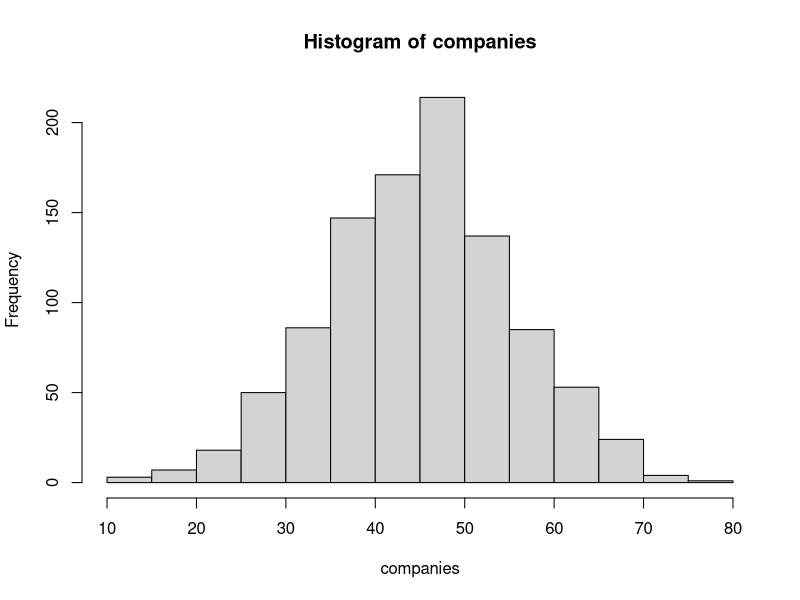
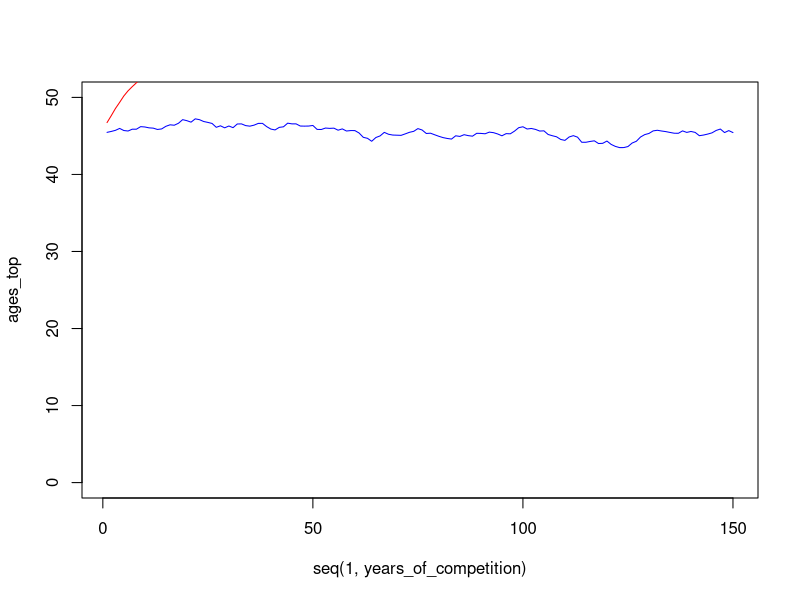
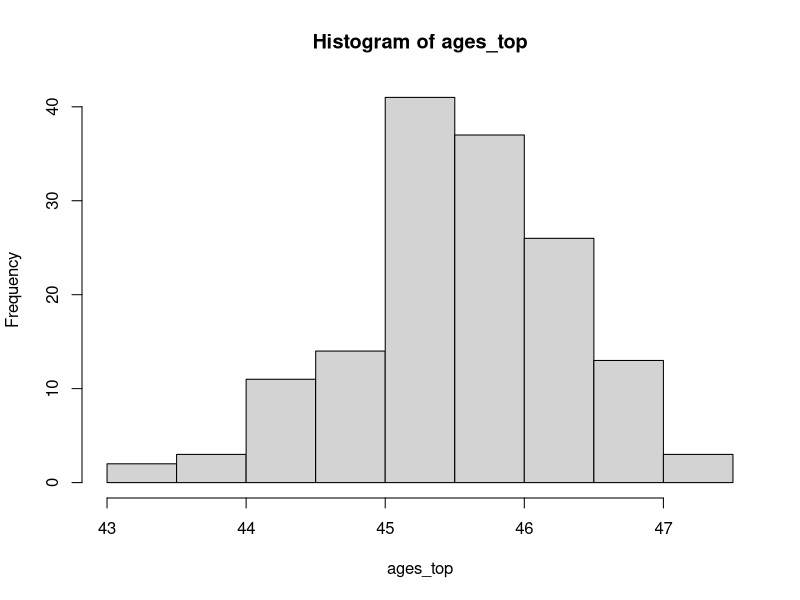
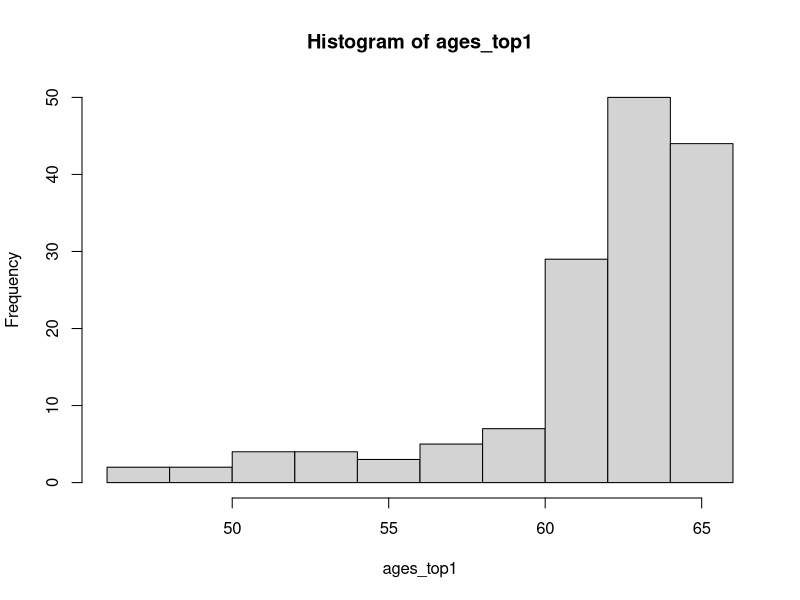

These figures' R source, in order:
## ---- chunk 1
# setup the environment
setwd = "~/Projects/CompanyAgeSimulation"
set.seed = 1024

# set starting parameters
starting_average_age = 45
starting_standard_deviation_age = 10
number_of_companies = 1000

# set simulation parameters
product_substitution_rate = .03
age_of_disruptor = 12
years_of_competition = 150


# create companies
companies <- round(rnorm(number_of_companies,
                   mean=starting_average_age,
                   sd=starting_standard_deviation_age
                   ),
                   digits=1)

# check company ages by plotting
summary(companies)
hist(companies)
## ---- chunk 2
# Function to return a new set of company ages after 1 year of competition
compete <- function(age_vector, substitution_rate){
  # Pick companies to be replaced by new entrants
  targets <- round(runif(substitution_rate*length(age_vector),
                   min=1, max=length(age_vector)
                   )
             )
  
  # Age all companies by 1 year
  age_vector <- age_vector + 1
  
  # Replace target companies with new entrants
  age_vector[targets] <- age_of_disruptor
  return(age_vector)
}

# Alternate compete function - companies in the top 400 get disrupted by
# some from the balance of total companies.
compete1 <- function(age_vector, substitution_rate){
  # Pick companies from the top 400 to be replaced
  targets <- round(runif(substitution_rate*length(age_vector),
                         min=length(age_vector)-400,
                         max=length(age_vector)
                         )
                   )
  
  # Pick companies below the top 400 to replace the targets
  winners <- round(runif(substitution_rate*length(age_vector),
                         min=1, max=length(age_vector)-401
                         )
                   )
  
  # Age all companies by 1 year
  age_vector <- age_vector + 1
  
  # Replace target companies with winners
  age_vector[targets] <- age_vector[winners]
  # Put new entrants into the slots vacated by the winners
  age_vector[winners] <- round(rnorm(length(winners),
                                     mean=starting_average_age,
                                     sd=starting_standard_deviation_age
                                     ),
                               digits=1)
  
  return(age_vector)
}
## ---- chunk 3
# simulate new companies entering and competing
print('Starting ages')
summary(companies)
companies1 <- companies
ages_all <- 0
ages_top <- 0
set.seed(100)
for(i in 1:years_of_competition){
  companies <- compete(companies,product_substitution_rate)
  ages_all[i] = mean(companies)
  ages_top[i] = mean(companies[number_of_companies-400:number_of_companies])
}

ages_top1 <- 0
set.seed(100)
for(i in 1:years_of_competition){
  companies1 <- compete1(companies1,product_substitution_rate)
  ages_top1[i] = mean(companies1[number_of_companies-400:number_of_companies])
}

# plot average age of all companies
plot(seq(1,years_of_competition),ages_top,type='l', ylim=c(0,50), col='blue')
points(seq(1,years_of_competition),ages_top1,col='red', type='l')

## ---- chunk 4
# Plot final age distribution for top 400
# From original compete agorithm
hist(ages_top)

# From second compete algorithm
hist(ages_top1)


